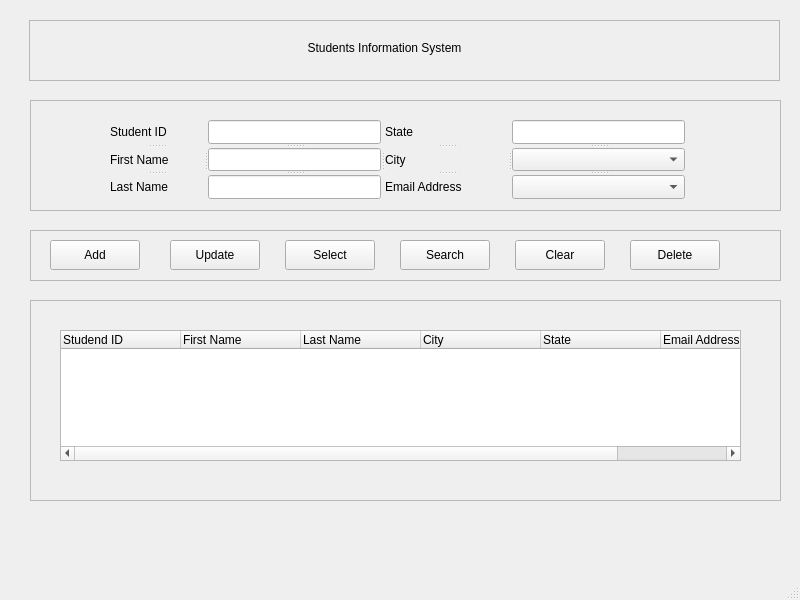
<?xml version="1.0" encoding="UTF-8"?>
<ui version="4.0">
 <class>MainWindow</class>
 <widget class="QMainWindow" name="MainWindow">
  <property name="geometry">
   <rect>
    <x>0</x>
    <y>0</y>
    <width>800</width>
    <height>600</height>
   </rect>
  </property>
  <property name="windowTitle">
   <string>MainWindow</string>
  </property>
  <widget class="QWidget" name="centralwidget">
   <widget class="QFrame" name="info_frame">
    <property name="geometry">
     <rect>
      <x>30</x>
      <y>100</y>
      <width>751</width>
      <height>111</height>
     </rect>
    </property>
    <property name="frameShape">
     <enum>QFrame::Shape::StyledPanel</enum>
    </property>
    <property name="frameShadow">
     <enum>QFrame::Shadow::Raised</enum>
    </property>
    <widget class="QSplitter" name="splitter_7">
     <property name="geometry">
      <rect>
       <x>80</x>
       <y>20</y>
       <width>575</width>
       <height>79</height>
      </rect>
     </property>
     <property name="orientation">
      <enum>Qt::Orientation::Horizontal</enum>
     </property>
     <widget class="QSplitter" name="splitter_3">
      <property name="orientation">
       <enum>Qt::Orientation::Horizontal</enum>
      </property>
      <widget class="QSplitter" name="splitter">
       <property name="orientation">
        <enum>Qt::Orientation::Vertical</enum>
       </property>
       <widget class="QLabel" name="label_6">
        <property name="text">
         <string>Student ID</string>
        </property>
       </widget>
       <widget class="QLabel" name="label_5">
        <property name="text">
         <string>First Name</string>
        </property>
       </widget>
       <widget class="QLabel" name="label">
        <property name="text">
         <string>Last Name</string>
        </property>
       </widget>
      </widget>
      <widget class="QSplitter" name="splitter_2">
       <property name="orientation">
        <enum>Qt::Orientation::Vertical</enum>
       </property>
       <widget class="QLineEdit" name="lineEdit_2"/>
       <widget class="QLineEdit" name="lineEdit"/>
       <widget class="QLineEdit" name="lineEdit_4"/>
      </widget>
     </widget>
     <widget class="QSplitter" name="splitter_6">
      <property name="orientation">
       <enum>Qt::Orientation::Horizontal</enum>
      </property>
      <widget class="QSplitter" name="splitter_4">
       <property name="orientation">
        <enum>Qt::Orientation::Vertical</enum>
       </property>
       <widget class="QLabel" name="label_2">
        <property name="text">
         <string>State</string>
        </property>
       </widget>
       <widget class="QLabel" name="label_3">
        <property name="text">
         <string>City</string>
        </property>
       </widget>
       <widget class="QLabel" name="label_7">
        <property name="text">
         <string>Email Address</string>
        </property>
       </widget>
      </widget>
      <widget class="QSplitter" name="splitter_5">
       <property name="orientation">
        <enum>Qt::Orientation::Vertical</enum>
       </property>
       <widget class="QLineEdit" name="lineEdit_5"/>
       <widget class="QComboBox" name="comboBox"/>
       <widget class="QComboBox" name="comboBox_2"/>
      </widget>
     </widget>
    </widget>
   </widget>
   <widget class="QFrame" name="function_frame">
    <property name="geometry">
     <rect>
      <x>30</x>
      <y>230</y>
      <width>751</width>
      <height>51</height>
     </rect>
    </property>
    <property name="frameShape">
     <enum>QFrame::Shape::StyledPanel</enum>
    </property>
    <property name="frameShadow">
     <enum>QFrame::Shadow::Raised</enum>
    </property>
    <widget class="QPushButton" name="delete_btn">
     <property name="geometry">
      <rect>
       <x>600</x>
       <y>10</y>
       <width>90</width>
       <height>30</height>
      </rect>
     </property>
     <property name="text">
      <string>Delete</string>
     </property>
     <property name="icon">
      <iconset>
       <normaloff>icons/delete.svg</normaloff>icons/delete.svg</iconset>
     </property>
    </widget>
    <widget class="QPushButton" name="add_btn">
     <property name="geometry">
      <rect>
       <x>20</x>
       <y>10</y>
       <width>90</width>
       <height>30</height>
      </rect>
     </property>
     <property name="text">
      <string>Add</string>
     </property>
     <property name="icon">
      <iconset>
       <normaloff>icons/add.svg</normaloff>icons/add.svg</iconset>
     </property>
     <property name="iconSize">
      <size>
       <width>20</width>
       <height>20</height>
      </size>
     </property>
    </widget>
    <widget class="QPushButton" name="search_btn">
     <property name="geometry">
      <rect>
       <x>370</x>
       <y>10</y>
       <width>90</width>
       <height>30</height>
      </rect>
     </property>
     <property name="text">
      <string>Search</string>
     </property>
     <property name="icon">
      <iconset>
       <normaloff>icons/search.svg</normaloff>icons/search.svg</iconset>
     </property>
    </widget>
    <widget class="QPushButton" name="select_btn">
     <property name="geometry">
      <rect>
       <x>255</x>
       <y>10</y>
       <width>90</width>
       <height>30</height>
      </rect>
     </property>
     <property name="text">
      <string>Select</string>
     </property>
     <property name="icon">
      <iconset>
       <normaloff>icons/select.svg</normaloff>icons/select.svg</iconset>
     </property>
    </widget>
    <widget class="QPushButton" name="update_btn">
     <property name="geometry">
      <rect>
       <x>140</x>
       <y>10</y>
       <width>90</width>
       <height>30</height>
      </rect>
     </property>
     <property name="text">
      <string>Update</string>
     </property>
     <property name="icon">
      <iconset>
       <normaloff>icons/update.svg</normaloff>icons/update.svg</iconset>
     </property>
    </widget>
    <widget class="QPushButton" name="clear_btn">
     <property name="geometry">
      <rect>
       <x>485</x>
       <y>10</y>
       <width>90</width>
       <height>30</height>
      </rect>
     </property>
     <property name="text">
      <string>Clear</string>
     </property>
     <property name="icon">
      <iconset>
       <normaloff>icons/clear.svg</normaloff>icons/clear.svg</iconset>
     </property>
    </widget>
   </widget>
   <widget class="QFrame" name="result_frame">
    <property name="geometry">
     <rect>
      <x>30</x>
      <y>300</y>
      <width>751</width>
      <height>201</height>
     </rect>
    </property>
    <property name="frameShape">
     <enum>QFrame::Shape::StyledPanel</enum>
    </property>
    <property name="frameShadow">
     <enum>QFrame::Shadow::Raised</enum>
    </property>
    <widget class="QTableWidget" name="tableWidget">
     <property name="geometry">
      <rect>
       <x>30</x>
       <y>30</y>
       <width>681</width>
       <height>131</height>
      </rect>
     </property>
     <property name="focusPolicy">
      <enum>Qt::FocusPolicy::NoFocus</enum>
     </property>
     <property name="showGrid">
      <bool>false</bool>
     </property>
     <attribute name="horizontalHeaderMinimumSectionSize">
      <number>50</number>
     </attribute>
     <attribute name="horizontalHeaderDefaultSectionSize">
      <number>120</number>
     </attribute>
     <column>
      <property name="text">
       <string>Studend ID</string>
      </property>
      <property name="textAlignment">
       <set>AlignLeading|AlignVCenter</set>
      </property>
     </column>
     <column>
      <property name="text">
       <string>First Name</string>
      </property>
      <property name="textAlignment">
       <set>AlignLeading|AlignVCenter</set>
      </property>
     </column>
     <column>
      <property name="text">
       <string>Last Name</string>
      </property>
      <property name="textAlignment">
       <set>AlignLeading|AlignVCenter</set>
      </property>
     </column>
     <column>
      <property name="text">
       <string>City</string>
      </property>
      <property name="textAlignment">
       <set>AlignLeading|AlignVCenter</set>
      </property>
     </column>
     <column>
      <property name="text">
       <string>State</string>
      </property>
      <property name="textAlignment">
       <set>AlignLeading|AlignVCenter</set>
      </property>
     </column>
     <column>
      <property name="text">
       <string>Email Address</string>
      </property>
      <property name="textAlignment">
       <set>AlignLeading|AlignVCenter</set>
      </property>
     </column>
    </widget>
   </widget>
   <widget class="QFrame" name="frame">
    <property name="geometry">
     <rect>
      <x>29</x>
      <y>20</y>
      <width>751</width>
      <height>61</height>
     </rect>
    </property>
    <property name="frameShape">
     <enum>QFrame::Shape::StyledPanel</enum>
    </property>
    <property name="frameShadow">
     <enum>QFrame::Shadow::Raised</enum>
    </property>
    <widget class="QLabel" name="title_label">
     <property name="geometry">
      <rect>
       <x>270</x>
       <y>20</y>
       <width>171</width>
       <height>16</height>
      </rect>
     </property>
     <property name="text">
      <string>Students Information System</string>
     </property>
     <property name="alignment">
      <set>Qt::AlignmentFlag::AlignCenter</set>
     </property>
    </widget>
   </widget>
  </widget>
  <widget class="QMenuBar" name="menubar">
   <property name="geometry">
    <rect>
     <x>0</x>
     <y>0</y>
     <width>800</width>
     <height>33</height>
    </rect>
   </property>
  </widget>
  <widget class="QStatusBar" name="statusbar"/>
 </widget>
 <resources/>
 <connections/>
</ui>
